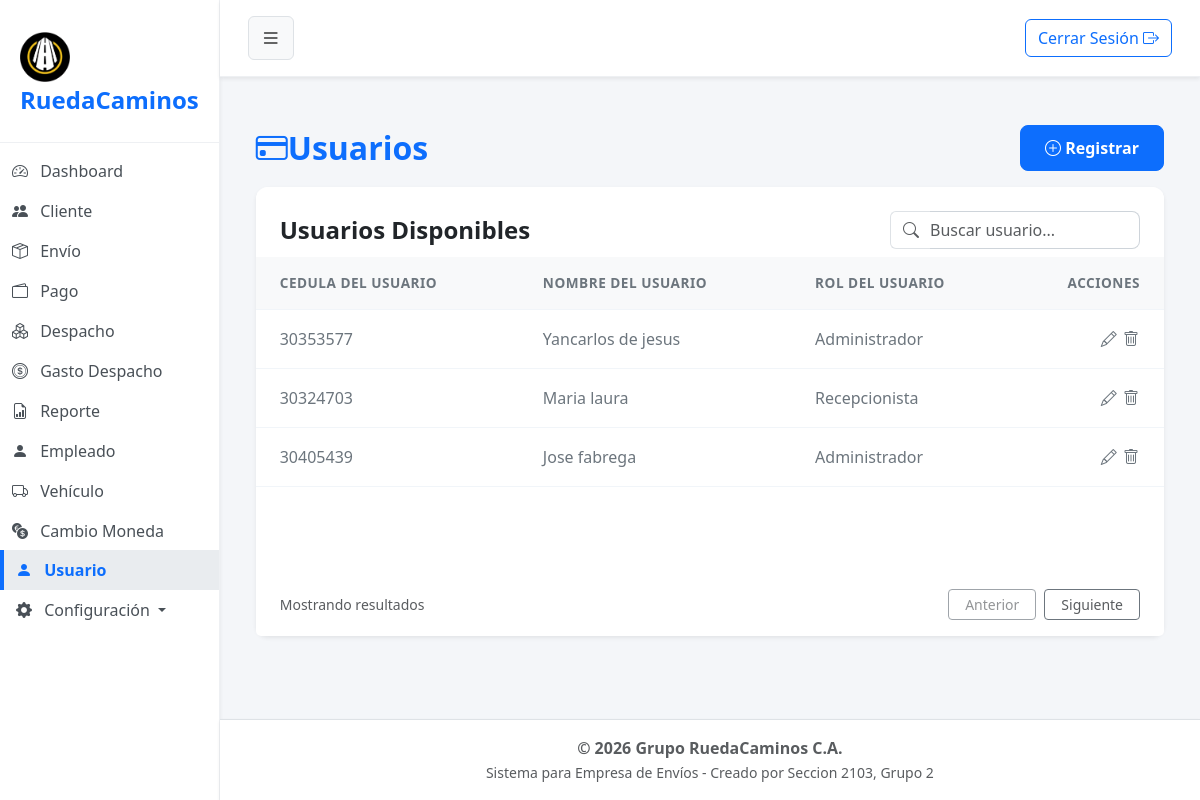
/?url=usuario (signed in), run on an earlier commit of the app's database.
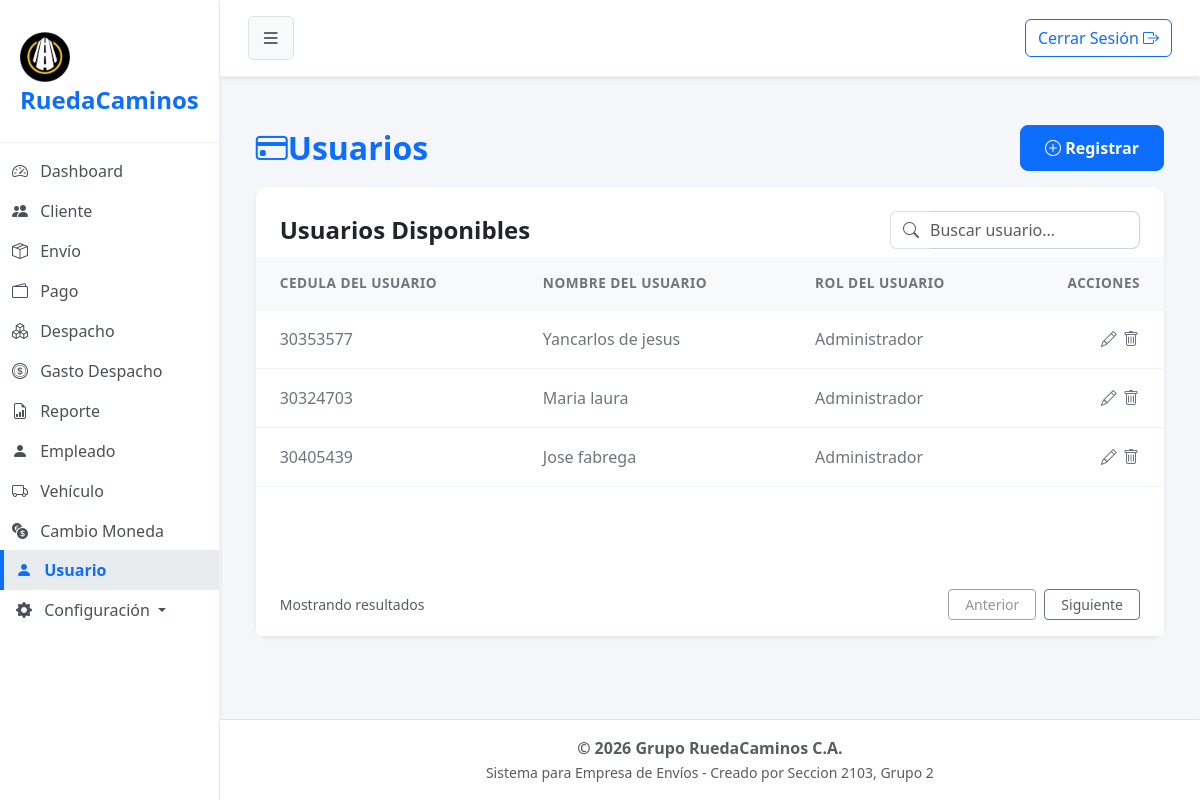
And on a later commit of the database.
### tables this page shows
CREATE TABLE `usuario` (
  `cod_usuario` int(11) NOT NULL,
  `nombre` varchar(20) NOT NULL,
  `cedula` int(9) NOT NULL,
  `password` varchar(255) NOT NULL,
  `cod_rol` int(1) NOT NULL,
  `estado` tinyint(1) NOT NULL
);

CREATE TABLE `rol` (
  `cod_rol` int(1) NOT NULL,
  `nombre` varchar(20) NOT NULL,
  `estado` tinyint(1) NOT NULL
);

### app/controller/usuarioController.php (called while the page is built, shortened)
<?php
$usuario = new Usuario();
$registros = $usuario->obt_RegistrosUsuario();
include 'app/view/layout/header.php';
include 'app/view/usuario/usuarioView.php';
include 'app/view/layout/footer.php';

### index.php (called while the page is built, shortened)
<?php
    $frontController = new FrontController();
?>

### app/config/Conexion.php (called while the page is built, shortened)
<?php
abstract class Conexion
{
    public $host = "localhost";
    public $namedb = "grupo_ruedacaminos";
    public $userdb = "root";
    public $passwd = "";
    public function __construct()
    {
        $this->conexion = $this->getConnection();
    }
    public function getConnection(): PDO
    {
        try {
            $dsn = "mysql:host=" . $this->host . ";dbname=" . $this->namedb . ";charset=utf8";
            $conexion = new PDO($dsn, $this->userdb, $this->passwd);
            $conexion->setAttribute(PDO::ATTR_ERRMODE, PDO::ERRMODE_EXCEPTION);
        } catch (PDOException $error) {
            die('No se pudo conectar a la base de datos, error:' . $error->getMessage());
        }
        return $conexion;
    }
}

### app/model/Usuario.php (called while the page is built, shortened)
<?php
class Usuario extends Conexion
{
    public function obt_RegistrosUsuario()
    {
        try {
            $sentencia = "SELECT usuario.*, rol.nombre
            AS nombre_rol
            FROM usuario
            INNER JOIN rol
            ON usuario.cod_rol= rol.cod_rol
            WHERE usuario.estado=1";
            $select = $this->conexion->prepare($sentencia);
            $select->execute();
            return $select->fetchAll(\PDO::FETCH_ASSOC);
        } catch (\PDOException $e) {
            return [];
        }
    }
}

### app/view/Usuario/componentes/tabla.php (the view, shortened to what this page needs)
<div class="card-body p-0">
    <div class="table-responsive">
        <table class="table table-hover align-middle mb-0">
            <thead class="table-light table-header-custom">
                <tr>
                    <th class="ps-4">CEDULA DEL USUARIO</th>
                    <th class="ps-4">NOMBRE DEL USUARIO</th>
                    <th class="ps-4">ROL DEL USUARIO</th>
                    <th class="text-end pe-4">ACCIONES</th>
                </tr>
            </thead>
            <tbody>
                <?php foreach ($registros as $dato): ?>
                    <tr>
                        <td class="ps-4 fw-medium text-secondary"><?= $dato['cedula']; ?></td>
                        <td class="ps-4 fw-medium text-secondary"><?= $dato['nombre']; ?></td>
                        <td class="ps-4 fw-medium text-secondary"><?= $dato['nombre_rol']; ?></td>
                        <td class="text-end pe-4">
                            <button type="button" class="btn btn-link text-secondary p-0 m-0 align-baseline" title="Actualizar" data-bs-toggle="modal" data-bs-target="#actualizarUsuario"
                                datos-cod-usuario="<?php echo $dato['cod_usuario']; ?>"
                                datos-nombre="<?php echo $dato['nombre']; ?>"
                                datos-cedula="<?php echo $dato['cedula']; ?>"
                                datos-password="<?php echo $dato['password']; ?>"
                                datos-cod-rol="<?php echo $dato['cod_rol']; ?>">
                                <i class="bi bi-pencil"></i>
                            </button>
                            <form action="#" id="formEliminar" method="POST" style="display: inline;">
                                <fieldset style="display: inline;">
                                    <button type="submit" name="tipoSolicitud" value="eliminar" class="btn btn-link text-secondary p-0 m-0 align-baseline" title="Eliminar" onclick="return confirm('¿Está seguro de eliminar este usuario?');"> <i class="bi bi-trash"></i>
                                    </button>
                                </fieldset>
                            </form>
                        </td>
                    </tr>
                <?php endforeach; ?>
            </tbody>
        </table>
    </div>
</div>

### app/controller/FrontController.php (shortened to what this page needs)
<?php
class FrontController
{
    private $dir;
    private $controller;
    private $url;
    public function __construct()
    {
        if (!isset($_SESSION['usuario'])) {
            $this->url = 'login';
        } else {
            (isset( $_REQUEST["url"]) && !empty($_REQUEST["url"]))? $this->url = $_REQUEST["url"] : $this->url = 'dashboard';
        }
        $this->dir = 'app/controller/';
        $this->controller = 'Controller.php';
        $this->getURL();
    }
    private function getURL()
    {
        if (file_exists($this->dir . $this->url . $this->controller)) {
            require_once($this->dir . $this->url . $this->controller);
        } else {
            echo "<h2>Error 404: Módulo no encontrado</h2>";
            echo "<p>El controlador para '{$this->url}' no existe.</p>";
            echo "<a href='?url=dashboard'>Volver al inicio</a>";
        }
    }
}

### app/view/layout/header.php (shortened to what this page needs)
<!DOCTYPE html>
<html lang="es">
<head>
    <link href="assets/css/bootstrap.min.css" rel="stylesheet">
    <link href="assets/css/styles.css" rel="stylesheet">
    <link href="assets/icons/bootstrap-icons/font/bootstrap-icons.min.css" rel="stylesheet">
    <link rel="stylesheet" href="https://unpkg.com/leaflet@1.9.4/dist/leaflet.css"
 />
</head>
<?php if (isset($_SESSION['usuario'])): ?>
    <body>
        <?php
        $current_url = (isset($_GET['url']) && !empty($_GET['url'])) ? $_GET['url'] : 'dashboard';
        ?>
        <div class="d-flex" id="wrapper">
            <div id="sidebar-wrapper" class="shadow-sm">
                <div class="sidebar-heading">
                    <img src="app/view/img/logo2.png" alt="Logo" class="img-fluid mt-2" style="max-width: 50px;">RuedaCaminos
                </div>
                <div class="list-group list-group-flush mt-2">
                    <a href="?url=dashboard" class="list-group-item list-group-item-action <?= $current_url == 'dashboard' ? 'active' : '' ?>">
                        <i class="bi bi-speedometer2 me-2"></i> Dashboard
                    </a>
                    <a href="?url=cliente" class="list-group-item list-group-item-action <?= $current_url == 'cliente' ? 'active' : '' ?>">
                        <i class="bi bi-people-fill me-2"></i> Cliente
                    </a>
                    <a href="?url=envio" class="list-group-item list-group-item-action <?= $current_url == 'envio' ? 'active' : '' ?>">
                        <i class="bi bi-box-seam me-2"></i> Envío
                    </a>
                    <a href="?url=pago" class="list-group-item list-group-item-action <?= $current_url == 'pago' ? 'active' : '' ?>">
                        <i class="bi bi-wallet2 me-2"></i> Pago
                    </a>
                    <a href="?url=despacho" class="list-group-item list-group-item-action <?= $current_url == 'despacho' ? 'active' : '' ?>">
                        <i class="bi bi-boxes me-2"></i> Despacho
                    </a>
                    <a href="?url=gastodespacho" class="list-group-item list-group-item-action <?= $current_url == 'gastodespacho' ? 'active' : '' ?>">
                        <i class="bi bi-coin me-2"></i> Gasto Despacho
                    </a>
                    <a href="?url=reporte" class="list-group-item list-group-item-action <?= $current_url == 'reporte' ? 'active' : '' ?>">
                        <i class="bi bi-file-earmark-bar-graph me-2"></i> Reporte
                    </a>
                    <?php if ($_SESSION['usuario']['rol'] == '6'): ?>
                        <a href="?url=empleado" class="list-group-item list-group-item-action <?= $current_url == 'empleado' ? 'active' : '' ?>">
                            <i class="bi bi-person-fill me-2"></i> Empleado
                        </a>
                        <a href="?url=vehiculo" class="list-group-item list-group-item-action <?= $current_url == 'vehiculo' ? 'active' : '' ?>">
                            <i class="bi bi-truck me-2"></i> Vehículo
                        </a>
                        <a href="?url=cambiomoneda" class="list-group-item list-group-item-action <?= $current_url == 'cambiomoneda' ? 'active' : '' ?>">
                            <i class="bi bi-currency-exchange me-2"></i> Cambio Moneda
                        </a>
                        <a href="?url=usuario" class="list-group-item list-group-item-action <?= $current_url == 'usuario' ? 'active' : '' ?>">
                            <i class="bi bi-person-fill me-2"></i> Usuario
                        </a>
                        <div class=" dropdown-center">
                            <button type="button" class="btn list-group-item dropdown-toggle text-start w-100" data-bs-toggle="dropdown" aria-expanded="false">
                                <i class="bi bi-gear-fill me-2"></i> Configuración
                            </button>
                        </div>
                    <?php else: ?>
                        <a href="?url=cambiomoneda" class="list-group-item list-group-item-action <?= $current_url == 'cambiomoneda' ? 'active' : '' ?>">
                            <i class="bi bi-currency-exchange me-2"></i> Cambio Moneda
                        </a>
                    <?php endif; ?>
                </div>
            </div>
            <div id="page-content-wrapper" class="d-flex flex-column min-vh-100 w-100">
                <nav class="navbar navbar-expand-lg navbar-light shadow-sm">
                    <div class="container-fluid">
                        <button class="btn btn-light border" id="sidebarToggle"><i class="bi bi-list fs-5"></i></button>
                        <div class="ms-auto d-flex align-items-center">
                            <form action="?url=login" method="post">
                                <button type="submit" class="btn btn-outline-primary" name="Solicitud" value="cerrar">
                                    Cerrar Sesión <i class="bi bi-box-arrow-right"></i>
                                </button>
                            </form>
                        </div>
                    </div>
                </nav>
                <main class="container-fluid">
                <?php endif; ?>

### app/view/Usuario/usuarioView.php (shortened to what this page needs)
<main class="container-fluid py-5 px-4">
    <div class="row">
        <div class="col-12 mb-4">
            <header class="d-flex justify-content-between align-items-center mb-3">
                <h2 class="mb-0 text-primary fw-bold"><i class="bi bi-credit-card"></i>Usuarios</h2>
                <button type="button" class="btn btn-primary" data-bs-toggle="modal" data-bs-target="#registrarUsuario">
                    <i class="bi bi-plus-circle"></i> Registrar
                </button>
            </header>
            <section class="card shadow-sm border-0 h-100">
                <div class="card-header bg-white border-bottom-0 pt-4 pb-2 px-4 d-flex justify-content-between align-items-center">
                    <h4 class="mb-0 fw-bold">Usuarios Disponibles</h4>
                    <div class="input-group" style="max-width: 250px;">
                        <span class="input-group-text bg-transparent border-end-0 text-muted">
                            <i class="bi bi-search"></i>
                        </span>
                        <input type="text" class="form-control border-start-0 ps-0 text-muted" id="inputBusqueda" placeholder="Buscar usuario...">
                    </div>
                </div>
                <?php require 'componentes/tabla.php'; ?>
                <footer class="card-footer bg-white border-top-0 d-flex justify-content-between align-items-center px-4 py-3">
                    <span class="text-muted small">Mostrando resultados</span>
                    <div class="d-flex gap-2">
                        <button class="btn btn-outline-secondary btn-sm px-3 text-muted" disabled>Anterior</button>
                        <button class="btn btn-outline-secondary btn-sm px-3 text-muted">Siguiente</button>
                    </div>
                </footer>
            </section>
        </div>
    </div>
</main>

### app/view/layout/footer.php (shortened to what this page needs)
</main>
<footer class="bg-white text-center py-3 mt-auto border-top w-100 shadow-sm">
    <div class="container-fluid">
        <p class="mb-0 text-muted fw-semibold">&copy; <?= date('Y') ?> Grupo RuedaCaminos C.A.</p>
        <small class="text-muted">Sistema para Empresa de Envíos - Creado por Seccion 2103, Grupo 2</small>
    </div>
</footer>
</div>
</div>
</body>
</html>

### assets/css/styles.css (style rules this page uses)
body { background-color: #f4f6f9; font-family: "Segoe UI", Tahoma, Geneva, Verdana, sans-serif; overflow-x: hidden; }
#wrapper { display: flex; transition: all 0.3s ease-in-out; }
#sidebar-wrapper { min-height: 100vh; width: 250px; background-color: #ffffff; border-right: 1px solid #eef0f3; transition: margin 0.25s ease-out; }
#sidebar-wrapper .sidebar-heading { padding: 1.5rem 1.25rem; font-size: 1.5rem; font-weight: 800; color: #0d6efd; border-bottom: 1px solid #eef0f3; }
#sidebar-wrapper .list-group { width: 100%; }
#page-content-wrapper { min-width: 0; width: 100%; display: flex; flex-direction: column; }
.list-group-item { border: none; padding: 0.5em 0.75em; font-weight: 500; color: #495057; border-left: 4px solid transparent; }
.list-group-item.active { background-color: #e9ecef; color: #0d6efd; border-color: #0d6efd; border-left: 4px solid #0d6efd; font-weight: 700; }
.navbar { background-color: #ffffff; border-bottom: 1px solid #eef0f3; padding: 1rem; }
.card { box-shadow: 0 4px 12px rgba(0, 0, 0, 0.05); border: none; border-radius: 12px; margin-bottom: 1.5rem; }
.card-header { background-color: #ffffff; border-bottom: 1px solid #eef0f3; font-weight: 600; border-top-left-radius: 12px !important; border-top-right-radius: 12px !important; }
.form-control, .form-select { border-radius: 8px; border-color: #ced4da; }
.btn-primary, .btn-success { border-radius: 8px; padding: 10px 24px; font-weight: 600; }
.table> :not(caption)>*>* { padding: 1rem 0.75rem; border-bottom-color: #f1f5f9; }
.table-header-custom th { color: #6c757d; font-weight: 600; font-size: 0.85rem; letter-spacing: 0.5px; }

What changed in the data, as far as the page shows it:
changed usuario "Maria laura": cod_rol.nombre "Recepcionista" → "Administrador"
